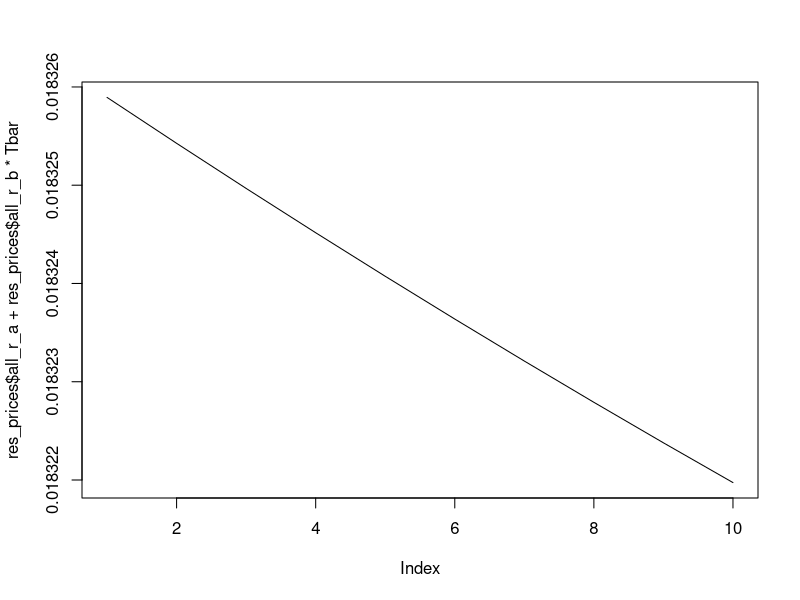

Write the R code that produced this figure.

model <- list(
  mu         = .015,
  sigma_eta  = .018,
  d          = -.05,
  ell0       = .01,
  ell1       = .01,
  nu         = .966,
  Theta      = 1,
  chi        = .2,
  sigma_zeta = 1,
  psi        = 1.5,
  gamma      = 5,
  delta      = .99
)

Psi <- function(u,v){
  
  mu         <- model$mu
  sigma_eta  <- model$sigma_eta
  d          <- model$d
  ell0       <- model$ell0
  ell1       <- model$ell1
  nu         <- model$nu
  Theta      <- model$Theta
  chi        <- model$chi
  sigma_zeta <- model$sigma_zeta
  psi        <- model$psi
  gamma      <- model$gamma
  delta      <- model$delta
  
  # a <- ell0 * (exp(v*d) - 1) + (u + ell1 * chi * (exp(v*d) - 1)) * Theta * mu +
  #   .5 * (u + ell1 * chi * (exp(v*d) - 1))^2 * (Theta^2*sigma_eta^2 + sigma_zeta^2)
  # b <- (u + ell1 * chi * (exp(v*d) - 1)) * nu
  
  a <- v*mu + u*chi*Theta*mu + (u*chi*Theta + v)^2/2*sigma_eta^2 +
    (u*chi)^2/2*sigma_zeta^2 + ell0*(exp(v*d) - 1)
  b <- u*nu + ell1*(exp(v*d) - 1)
  
  return(list(a=a,
              b=b))
}

phi <- function(x){exp(x)-1}



solve_model <- function(model){
  
  mu         <- model$mu
  sigma_eta  <- model$sigma_eta
  d          <- model$d
  ell0       <- model$ell0
  ell1       <- model$ell1
  nu         <- model$nu
  Theta      <- model$Theta
  chi        <- model$chi
  sigma_zeta <- model$sigma_zeta
  psi        <- model$psi
  gamma      <- model$gamma
  delta      <- model$delta
  
  Ebar <- Theta * mu / (1 - nu)
  Tbar <- Ebar * chi
  
  theta <- (1 - gamma) / (1 - 1/psi)
  
  zbar <- 1
  for(i in 1:50){
    kappa1 <- exp(zbar)/(exp(zbar)-1)
    kappa0 <- kappa1 * zbar - log(exp(zbar)-1)
    
    A1 <- ell1/theta * phi((1-gamma)*d)/(kappa1 - nu)
    A0 <- 1/(kappa1 - 1)*(
      log(delta) + kappa0 + (1 - 1/psi + chi*Theta*A1)*mu + ell0/theta*phi((1-gamma)*d) +
        .5 * theta * ((1 - 1/psi + chi*Theta*A1)^2*sigma_eta^2 + (chi*A1*sigma_zeta)^2)
    )
    zbar <- A0 + A1 * Tbar
  }
  
  ab <- Psi((theta - 1)*A1, - gamma)
  a <- ab$a
  b <- ab$b
  
  rfbar <- - theta * log(delta) - (theta - 1)*kappa0 - 
    (theta - 1)*(1 - kappa1)*A0 - a +
    ((theta - 1)*kappa1*A1 - b) * Tbar
  
  a_m <- theta*log(delta) + (theta - 1)*(kappa0 + (1 - kappa1)*A0)
  b_m <- (theta - 1)*(-kappa1*A1)
  c_m <- (theta - 1)*A1
  d_m <- - gamma
  
  return(list(kappa0 = kappa0,
              kappa1 = kappa1,
              A0 = A0, A1 = A1,
              zbar = zbar,
              rfbar = rfbar,
              Ebar = Ebar, Tbar = Tbar,
              a_m = a_m, b_m = b_m, c_m = c_m, d_m = d_m))
}

compute_ab <- function(model,H){
  a <- 0
  b <- 0
  all_a <- NULL
  all_b <- NULL
  
  model_solution <- solve_model(model)
  a_m <- model_solution$a_m
  b_m <- model_solution$b_m
  c_m <- model_solution$c_m
  d_m <- model_solution$d_m
  
  for(h in 1:H){
    ab <- Psi(c_m+b,d_m)
    a <- a_m + a + ab$a
    b <- b_m + ab$b
    all_a <- c(all_a,a)
    all_b <- c(all_b,b)
  }
  return(list(
    all_a = all_a,
    all_b = all_b,
    all_r_a = - all_a/1:H,
    all_r_b = - all_b/1:H
  ))
}


model_solution <- solve_model(model)
Tbar <- model_solution$Tbar

res_prices <- compute_ab(model,10)

plot(res_prices$all_r_a + res_prices$all_r_b*Tbar,type="l")


